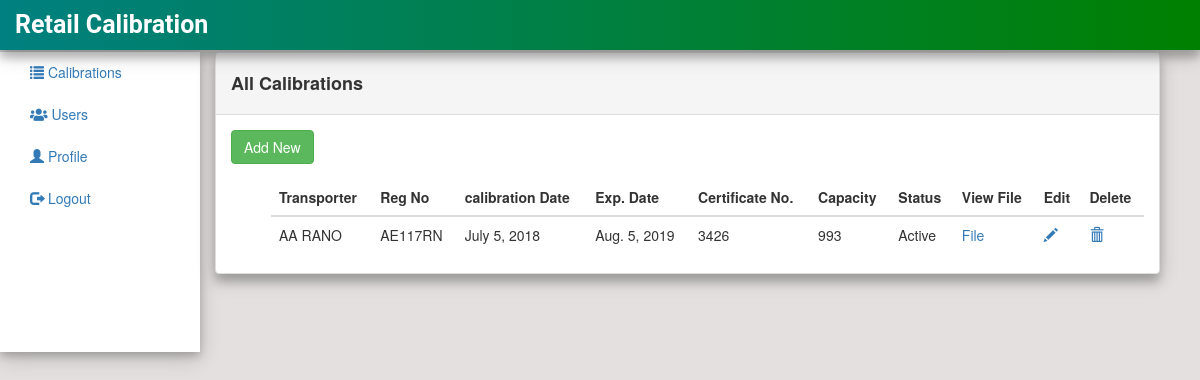
The page / (signed in) on the database as committed earlier.
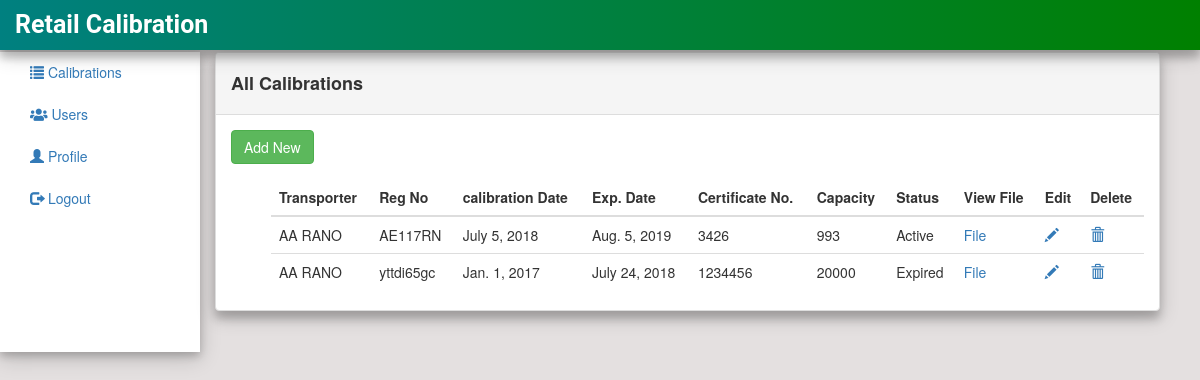
The same page on the database as committed later.
### calibrate/models.py (models this page shows, shortened)
class Calibration(models.Model):
    first_name = models.CharField(max_length=200)
    last_name = models.CharField(max_length=200)
    GENDER_CHOICES = (
        ('M', 'MALE'),
        ('F', 'FEMALE')
    )
    gender = models.CharField(max_length = 1, choices =GENDER_CHOICES)
    STATE_CHOICE = (
        ('ABIA', 'ABIA'),
        ('ADAMAWA', 'ADAMAWA'),
        ('AKWA IBOM', 'AKWA IBOM'),
        ('ANAMBARA', 'ANAMBARA'),
        ('BAUCHI','BAUCHI'),
        ('BAYELSA','BAYELSA'),
        ('BENUE','BENUE'),
        ('BORNO', 'BORNO'),
        ('CROSS RIVER','CROSS RIVER'),
        ('DELTA','DELTA'),
        ('EBONYI', 'EBONYI'),
        ('EDO', 'EDO'),
        ('EKITI','EKITI'),
        ('ENUGU','ENUGU'),
        ('GOMBE','GOMBE'),
        ('IMO','IMO'),
        ('JIGAWA','JIGAWA'),
        ('KADUNA','KADUNA'),
        ('KANO','KANO'),
        ('KATSINA','KATSINA'),
        ('KOGI','KOGI'),
        ('KWARA','KWARA'),
        ('LAGOS','LAGOS'),
        ('NASSARAWA','NASSARAWA'),
        ('NIGER','NIGER'),
        ('OGUN','OGUN'),
        ('ONDO','ONDO'),
        ('OSUN','OSUN'),
        ('OYO','OYO'),
        ('PLATEAU','PLATEAU'),
        ('RIVERS','RIVERS'),
        ('SOKOTO','SOKOTO'),
        ('TARABA','TARABA'),
        ('UYO','UYO'),
        ('YOBE','YOBE'),
        ('ZAMFARA','ZAMFARA'),
        ('ABUJA','ABUJA')
    )
    state = models.CharField(max_length = 20, choices = STATE_CHOICE)
    phone = models.BigIntegerField(blank=True, null=True)
    email = models.EmailField(max_length=200)
    tyre_make = models.CharField(max_length=200)
    tyre_guage = models.BigIntegerField(blank=True, null=True)
    VALVE_POSITION_CHOICES = (
        ('OPEN', 'OPEN'),
        ('CLOSE', 'CLOSE'),
        ('NONE', 'NONE')
    )
    valve_position = models.CharField(max_length =20, choices = VALVE_POSITION_CHOICES)
    job_number = models.BigIntegerField(blank=True, null=True)
    TANK_POSITION_CHOICES = (
        ('BALLON', 'BALLON'),
        ('SPRING', 'SPRING')
    )
    tank_position = models.CharField(max_length=200, choices=TANK_POSITION_CHOICES)
    registration_number= models.CharField(max_length=200)
    transporter = models.CharField(max_length=200)
    chasis_number = models.CharField(max_length=200)
    date_issued = models.DateField(blank=True, null=True)
    date_expired = models.DateField(blank=True, null=True)
    certificate_number = models.IntegerField(default=0)
    capacity = models.IntegerField(default=0)
    document = models.FileField(upload_to='documents', blank=True, null=True)
    def status(self):
        today = datetime.date.today()
        difference = self.date_expired - today
        if difference.days <=0:
            status_code = "Expired"
        else:
            status_code = "Active"
        return status_code

### calibrate/views.py (the view)
# urls.py: path('', views.CalibrationList.as_view(), name='calibration_list'),
class CalibrationList(LoginRequiredMixin, ListView):
    model = Calibration

### calibrate/templates/calibrate/calibration_list.html
{% extends "calibrate/base.html" %}{% block content %}
<div class="col-sm-10">
    <div class="panel panel-default">
        <div class="panel-heading">
            <h4><b>All Calibrations</b></h4>
        </div>
        <div class="panel-body">
            <a class="btn btn-success" href=" {% url 'calibrate:calibration_new'%} " role="button">Add New</a>
        </div>
        <div class="container-fluid">
            <ul>
                <table class="table table-responsive" id="table_id" class="display nowrap table-bordered" style="width:100%">
                    <thead>
                        <tr>
                            <th>Transporter</th>
                            <th>Reg No</th>
                            <th>calibration Date</th>
                            <th>Exp. Date</th>
                            <th>Certificate No.</th>
                            <th>Capacity</th>
                            <th>Status</th>
                            <th>View File</th>
                            {% if user.is_adminStaff or user.is_superAdmin or user.is_superuser %}
                            <th>Edit</th>
                            <th>Delete</th>
                            {% endif %}
                        </tr>
                    </thead>
                    <tbody>
                        {% for calibration in object_list %}
                        <tr>
                            <td> {{ calibration.transporter }} </td>
                            <td> {{ calibration.registration_number}} </td>
                            <td> {{ calibration.date_issued}} </td>
                            <td> {{ calibration.date_expired}} </td>
                            <td> {{ calibration.certificate_number}} </td>
                            <td> {{ calibration.capacity}} </td>
                            <td> {{ calibration.status }} </td>
                            <td> <a href="media/{{calibration.document }}" target=blank>File</a></td>
                            {% if user.is_adminStaff or user.is_superAdmin or user.is_superuser %}
                            <td> <a href="{% url 'calibrate:calibration_edit' calibration.id %}"><span class="glyphicon glyphicon-pencil"></span></a></td>
                            <td><a href="{% url 'calibrate:calibration_delete' calibration.id %}"><span class="glyphicon glyphicon-trash"></span></a></td>
                            {% endif %} {% endfor %}
                        </tr>
                    </tbody>
                </table>
            </ul>
        </div>
    </div>
    {% endblock %}

Rows that differ between the two databases and show on the page:
added Calibration: transporter "AA RANO", registration_number "yttdi65gc", date_issued "Jan. 1, 2017", date_expired "July 24, 2018", certificate_number "1234456", capacity "20000", status "Expired"
